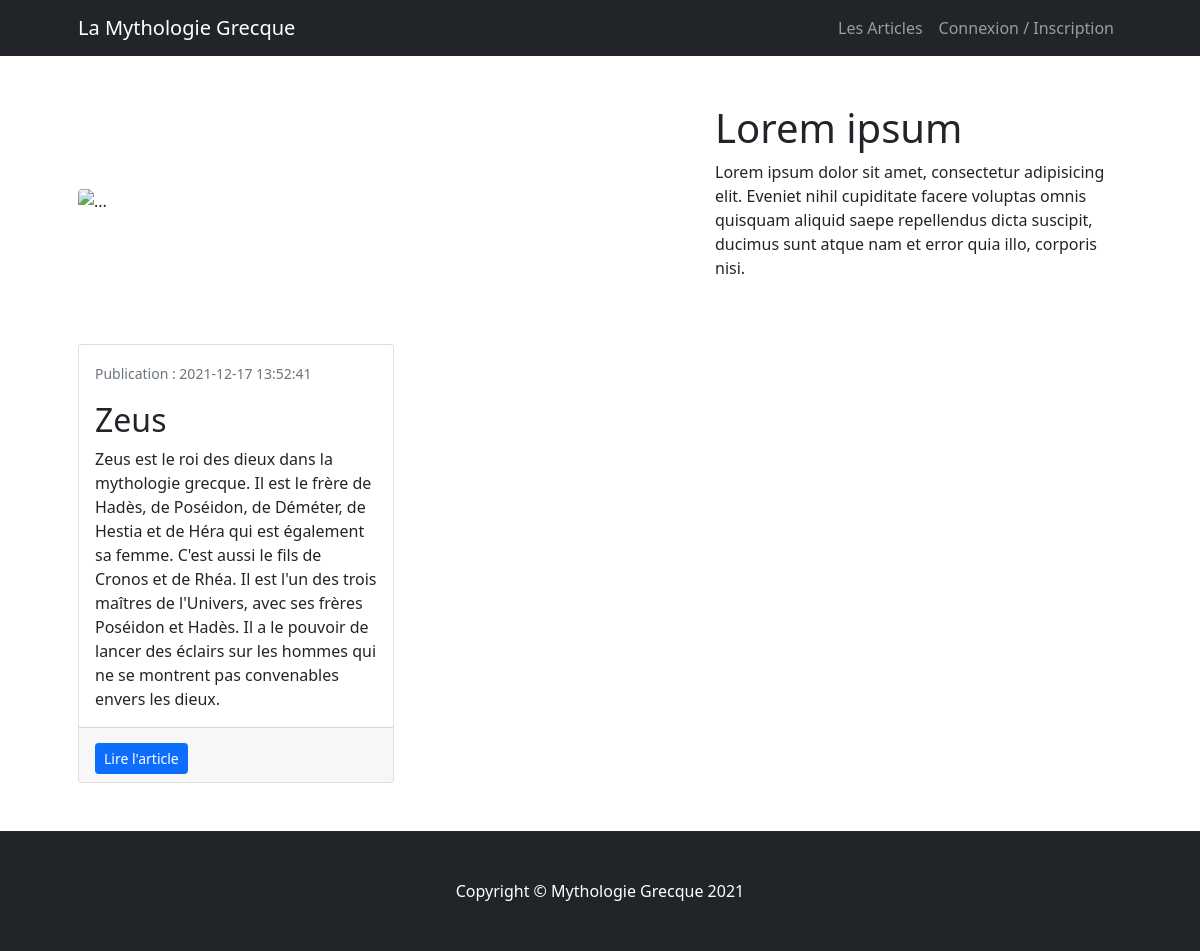
The page / on the database its author committed.
### tables this page shows
CREATE TABLE IF NOT EXISTS `article` (
  `id_article` int(11) NOT NULL AUTO_INCREMENT,
  `nom_article` varchar(100) NOT NULL,
  `desc_article` text NOT NULL,
  `date_article` datetime NOT NULL DEFAULT CURRENT_TIMESTAMP,
  `text_article` text NOT NULL,
  `img_article` varchar(100) NOT NULL,
  `id_user` int(11) DEFAULT NULL,
  PRIMARY KEY (`id_article`),
  KEY `article_user_FK` (`id_user`)
);

### bddMythologie/bddManager.php (called while the page is built, shortened)
<?php
function allArticle($db)
{
    $sql = "SELECT * FROM article ORDER BY date_article DESC";
    $req = $db->query($sql);
    $data = $req->fetchAll(PDO::FETCH_OBJ);
    return $data;
}

### index.php (the view, shortened to what this page needs)
<?php session_start();
include_once "bddMythologie/mythologie-bdd.php";
include_once "bddMythologie/bddManager.php";
$data = allArticle($db);
?>
<!DOCTYPE html>
<html lang="fr">
<head>
    <link href="css/styles.css" rel="stylesheet" />
    <link href="css/monstyle.css" rel="stylesheet" />
</head>
<body>
    <?php include_once "mythologie-header.html.php"; ?>
    <div class="container px-4 px-lg-5">
        <div class="row gx-4 gx-lg-5 align-items-center my-5">
            <div class="col-lg-7"><img class="img-fluid rounded mb-4 mb-lg-0" src="https://talivera.fr/actualites/wp-content/uploads/2021/03/Copie-de-Design-sans-titre-8.png" alt="..." /></div>
            <div class="col-lg-5">
                <h1 class="font-weight-light">Lorem ipsum</h1>
                <p>Lorem ipsum dolor sit amet, consectetur adipisicing elit. Eveniet nihil cupiditate facere voluptas omnis quisquam aliquid saepe repellendus dicta suscipit, ducimus sunt atque nam et error quia illo, corporis nisi.</p>
            </div>
        </div>
        <div class="row gx-4 gx-lg-5">
            <?php foreach ($data as $value) { ?>
                <div class="col-md-4 mb-5">
                    <div class="card h-100">
                        <div class="card-body">
                            <p class="card-text end"><small class="text-muted">Publication : <?= htmlspecialchars($value->date_article) ?></small></p>
                            <h2 class="card-title"><?= htmlspecialchars($value->nom_article) ?> </h2>
                            <p class="card-text"><?= htmlspecialchars($value->desc_article) ?></p>
                        </div>
                        <div class="card-footer"><a class="btn btn-primary btn-sm" href="mythologie-view-article.html.php?id=<?= $value->id_article ?>">Lire l'article</a></div>
                    </div>
                </div>
            <?php } ?>
        </div>
    </div>
    <?php include_once "mythologie-footer.html.php"; ?>
</body>
</html>

### mythologie-header.html.php (shortened to what this page needs)
<?php
include_once "bddMythologie/mythologie-bdd.php";
include_once "bddMythologie/bddManager.php";
?>
<nav class="navbar navbar-expand-lg navbar-dark bg-dark">
    <div class="container px-5">
        <a class="navbar-brand" href="index.php">La Mythologie Grecque</a>
        <div class="collapse navbar-collapse" id="navbarSupportedContent">
            <ul class="navbar-nav ms-auto mb-2 mb-lg-0">
                <li class="nav-item"><a class="nav-link" href="index.php">Les Articles</a></li>
                <?php if (!isset($_COOKIE['id']) && !isset($_SESSION['id'])) { ?>
                    <li class="nav-item"><a class="nav-link" href="mythologie-view-login.html.php">Connexion / Inscription</a></li>
                <?php } ?>
            </ul>
        </div>
    </div>
</nav>

### mythologie-footer.html.php
<footer class="py-5 bg-dark">
    <div class="container px-4 px-lg-5">
        <p class="m-0 text-center text-white">Copyright &copy; Mythologie Grecque 2021</p>
    </div>
</footer>

### css/monstyle.css (style rules this page uses)
.btn { margin-top: 0.5em; }

### rows shown on the page
article: date_article "2021-12-17 13:52:41", nom_article "Zeus", desc_article "Zeus est le roi des dieux dans la mythologie grecque. Il est le frère de Hadès, de Poséidon, de Déméter, de Hestia et de Héra qui est également sa femme. C'est aussi le fils de Cronos et de Rhéa. Il est l'un des trois maîtres de l'Univers, avec ses frères Poséidon et Hadès. Il a le pouvoir de lancer des éclairs sur les hommes qui ne se montrent pas convenables envers les dieux."
